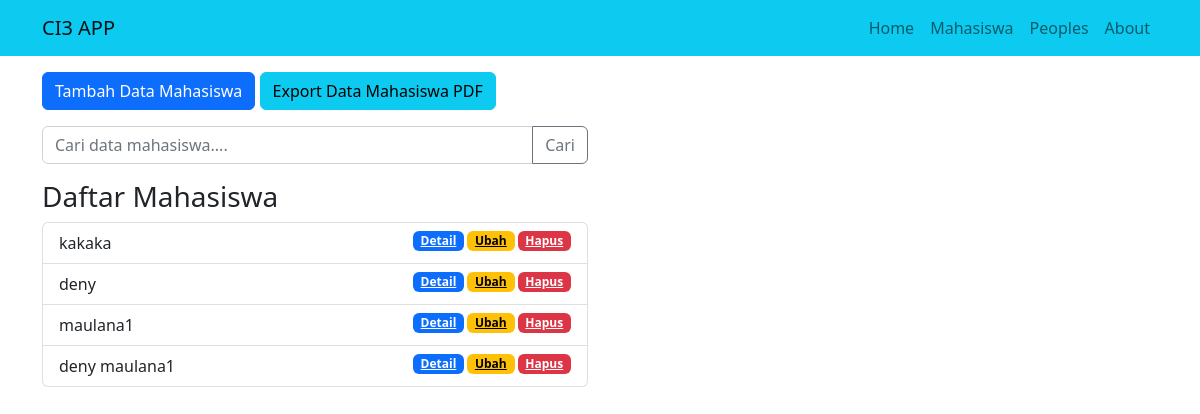
Screenshot of /index.php/mahasiswa with the database file from the repository.
### tables this page shows
CREATE TABLE `mahasiswa` (
  `id` int(11) NOT NULL,
  `nama` varchar(100) NOT NULL,
  `nim` varchar(100) NOT NULL,
  `email` varchar(100) NOT NULL,
  `jurusan` varchar(100) NOT NULL
);

### application/controllers/Mahasiswa.php (called while the page is built, shortened)
<?php
class Mahasiswa extends CI_Controller {
	public function __construct()
	{
		$this->load->model('Mahasiswa_model');
		$this->load->library('form_validation');
	}
	public function index()
	{
		$data['judul'] = 'Daftar Mahasiswa';
		$data['mahasiswa'] = $this->Mahasiswa_model->getAllMahasiswa();
		$this->load->view('templates/header', $data);
		$this->load->view('mahasiswa/index', $data);
		$this->load->view('templates/footer');
	}
}
?>

### index.php (called while the page is built, shortened)
<?php
require_once BASEPATH.'core/CodeIgniter.php';

### application/models/Mahasiswa_model.php (called while the page is built, shortened)
<?php
class Mahasiswa_model extends CI_Model
{
	public function getAllMahasiswa()
	{
		return $this->db->get('mahasiswa')->result_array();
	}
}
?>

### application/views/mahasiswa/index.php (the view, shortened to what this page needs)
<div class="container">
	<div class="row mt-3">
		<div class="col-md-6">
			<a href="<?= base_url(); ?>mahasiswa/tambah" class="btn btn-primary">Tambah Data Mahasiswa</a>
			<a href="<?= base_url(); ?>mahasiswa/pdf" target="_blank" class="btn btn-info">Export Data Mahasiswa PDF</a>
		</div>
	</div>
	<div class="row mt-3">
		<div class="col-md-6">
			<form action="" method="post">
				<div class="input-group">
					<input type="text" class="form-control" placeholder="Cari data mahasiswa...." name="keyword">
					<button class="btn btn-outline-secondary" type="submit">Cari</button>
				</div>
			</form>
		</div>
	</div>
	<div class="row mt-3 ">
		<div class="col-md-6">
			<h3>Daftar Mahasiswa</h3>
			<ul class="list-group">
				<?php foreach ($mahasiswa as $mhs) : ?>
					<li class="list-group-item">
						<?= $mhs['nama']; ?>
						<a href="<?= base_url(); ?>/mahasiswa/hapus/<?= $mhs['id']; ?>" class="badge text-bg-danger float-end tombol-hapus">Hapus</a>
						<a href="<?= base_url(); ?>/mahasiswa/ubah/<?= $mhs['id']; ?>" class="badge text-bg-warning float-end">Ubah</a>
						<a href="<?= base_url(); ?>/mahasiswa/detail/<?= $mhs['id']; ?>" class="badge text-bg-primary float-end">Detail</a>
					</li>
				<?php endforeach; ?>
			</ul>
		</div>
	</div>
</div>

### assets/css/style.css (style rules this page uses)
.badge { margin-left: 3px; }

### rows the page displays
mahasiswa: nama "kakaka"
mahasiswa: nama "deny"
mahasiswa: nama "maulana1"
mahasiswa: nama "deny maulana1"
